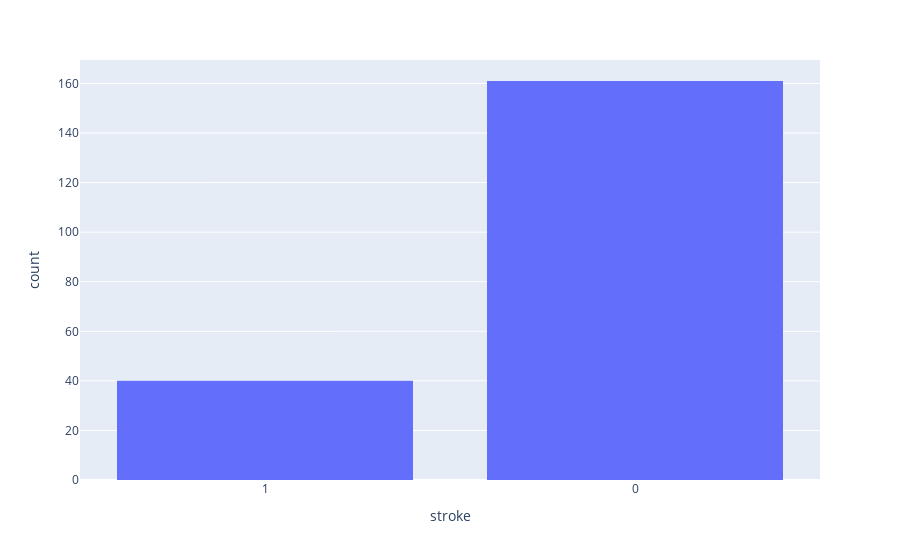

This figure's notebook cell:
### Code cell
missing_data['stroke'] = missing_data['stroke'].astype(str)
fig = px.histogram(missing_data, x="stroke")
fig.show()

### Figure 1 — Plotly figure (JSON) as saved in the notebook; plotly's stock layout.template omitted (floating-point values rounded to 4 significant figures; data arrays with more than 128 entries replaced by an {"elided": "..."} marker saying what was removed)
{"data": [{"alignmentgroup": "True", "bingroup": "x", "hovertemplate": "stroke=%{x}<br>count=%{y}<extra></extra>", "legendgroup": "", "marker": {"color": "#636efa", "pattern": {"shape": ""}}, "name": "", "offsetgroup": "", "orientation": "v", "showlegend": false, "type": "histogram", "x": {"elided": "201 str values"}, "xaxis": "x", "yaxis": "y"}], "layout": {"barmode": "relative", "legend": {"tracegroupgap": 0}, "margin": {"t": 60}, "xaxis": {"anchor": "y", "domain": [0, 1], "title": {"text": "stroke"}}, "yaxis": {"anchor": "x", "domain": [0, 1], "title": {"text": "count"}}}}
